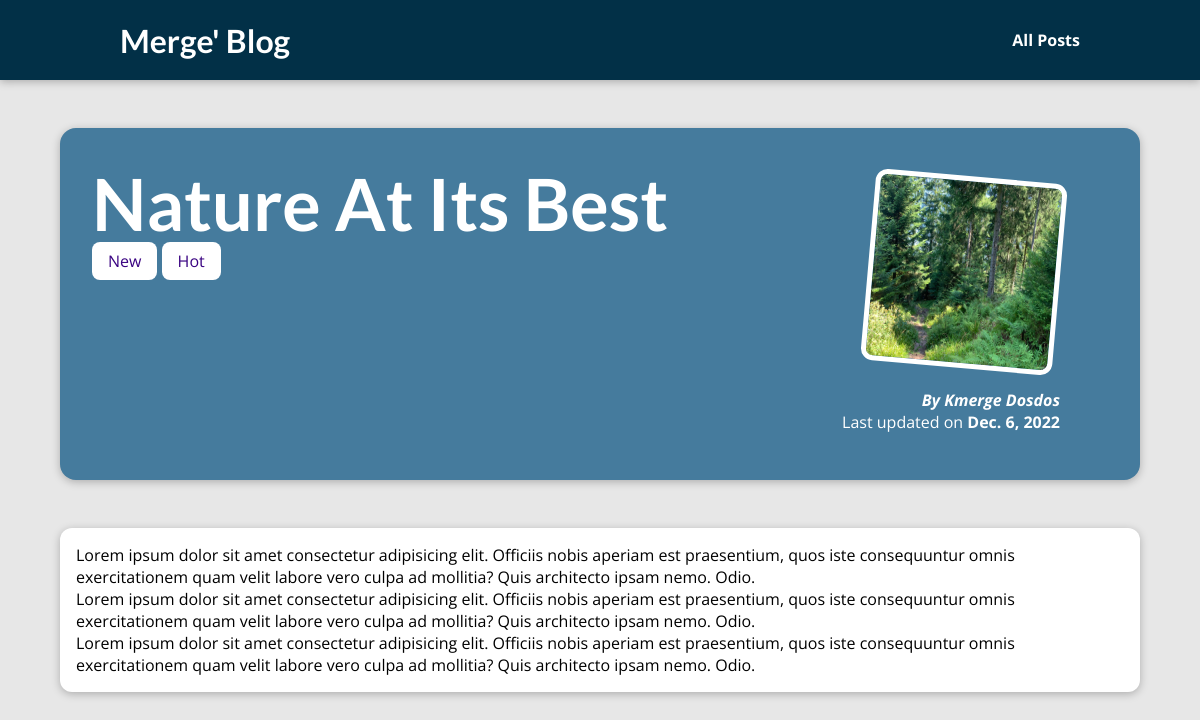
The page /posts/nature-at-its-best/ on the database its author committed.
### blog/models.py (models this page shows, shortened)
class Post(models.Model):
  title = models.CharField(max_length=150)
  excerpt = models.CharField(max_length=200)
  image_name = models.CharField(max_length=100)
  date = models.DateField(auto_now=True)
  slug = models.SlugField(unique=True)
  content = models.TextField(validators=[MinLengthValidator(10)])
  author = models.ForeignKey(Author, on_delete=models.SET_NULL, related_name="posts", null=True)
  tags = models.ManyToManyField(Tag)

class Tag(models.Model):
  caption = models.CharField(max_length=20)

class Author(models.Model):
  first_name = models.CharField(max_length=50)
  last_name = models.CharField(max_length=50)
  email = models.EmailField()
  def full_name(self):
    return f'{self.first_name} {self.last_name}'
  def __str__(self):
      return self.full_name()

### blog/views.py (the view)
# urls.py: path('posts/<slug:slug>/', views.post_detail, name='post-detail-page')
def post_detail(request, slug):
  filtered_post = get_object_or_404(Post, slug=slug)
  context = {
    "post": filtered_post,
    "tags": filtered_post.tags.all()
  }
  return render(request, 'blog/single-post.html', context)

### blog/templates/blog/single-post.html (shortened to what this page needs)
{% extends 'base.html' %}
{% load static %}
{% block css_files %}
  <link rel="stylesheet" href="{% static 'blog/post-detail.css' %}">
{% endblock %}
{% block content %}
  <section id="summary">
    <h2>{{ post.title }}</h2>
    <div>
      {% for tag in tags %}
        <span class="tag">{{ tag.caption }}</span>
      {% endfor %}
    </div>
    <article>
      <img src="{% static 'blog/images/'|add:post.image_name %}" alt="{{ post.title }}">
      <address>By <a href="mailto:{{ post.author.email }}">{{ post.author }}</a></address>
      <div>
        Last updated on <time>{{ post.date }}</time>
      </div>
    </article>
  </section>
  <main>
    <p>
      {{ post.content|linebreaks }}
    </p>
  </main>
{% endblock %}

### static/app.css (style rules this page uses)
* { box-sizing: border-box; margin: 0; }
html { font-family: 'Open Sans', 'Lato', sans-serif; }
body { margin: 0; }
h1, h2, h3 { font-family: 'Lato', sans-serif; font-weight: bold; }

### blog/static/blog/post-detail.css (style rules this page uses)
body { background-color: #e7e7e7; }
#summary { margin: 8rem auto 3rem auto; padding: 2rem; width: 90%; max-width: 90rem; border-radius: 16px; background-color: #457b9d; position: relative; box-shadow: 0 2px 8px rgba(0, 0, 0, 0.25); height: 22rem; }
#summary h2 { color: white; font-size: 4.5rem; margin-bottom: 0.25rem; }
#summary article { position: absolute; top: 2rem; right: 3rem; padding: 1rem 2rem; border-radius: 12px; text-align: right; color: white; }
#summary article img { width: 12rem; height: 12rem; border-radius: 12px; transform: rotateZ(5deg); border: 5px solid white; margin-bottom: 1rem; }
#summary address { font-weight: bold; }
#summary a { color: white; text-decoration: none; }
#summary time { font-weight: bold; }
main { width: 90%; max-width: 90rem; margin: 3rem auto; background-color: white; padding: 1rem; border-radius: 12px; box-shadow: 0 2px 8px rgba(0, 0, 0, 0.25); }
.tag { background-color: white; color: #390281; padding: 0.5rem 1rem; border-radius: 8px; }

### rows shown on the page
Post: title "Nature At Its Best", image_name (picture), author "Kmerge Dosdos", date "Dec. 6, 2022", content "Lorem ipsum dolor sit amet consectetur adipisicing elit. Officiis nobis aperiam est praesentium, quos iste consequuntur omnis exercitationem quam velit labore vero culpa ad mollitia? Quis architecto ipsam nemo. Odio. Lorem ipsum dolor sit amet consectetur adipisicing elit. Officiis nobis aperiam est praesentium, quos iste consequuntur omnis exercitationem quam velit labore vero culpa ad mollitia? Quis architecto ipsam nemo. Odio. Lorem ipsum dolor sit amet consectetur adipisicing elit. Officiis nobis aperiam est praesentium, quos iste consequuntur omnis exercitationem quam velit labore vero culpa ad mollitia? Quis architecto ipsam nemo. Odio."
Tag: caption "New"
Tag: caption "Hot"
